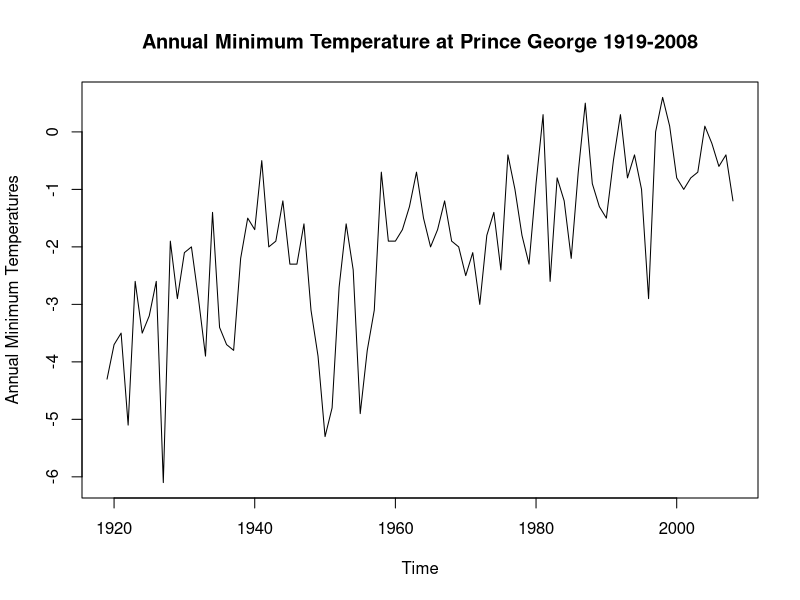
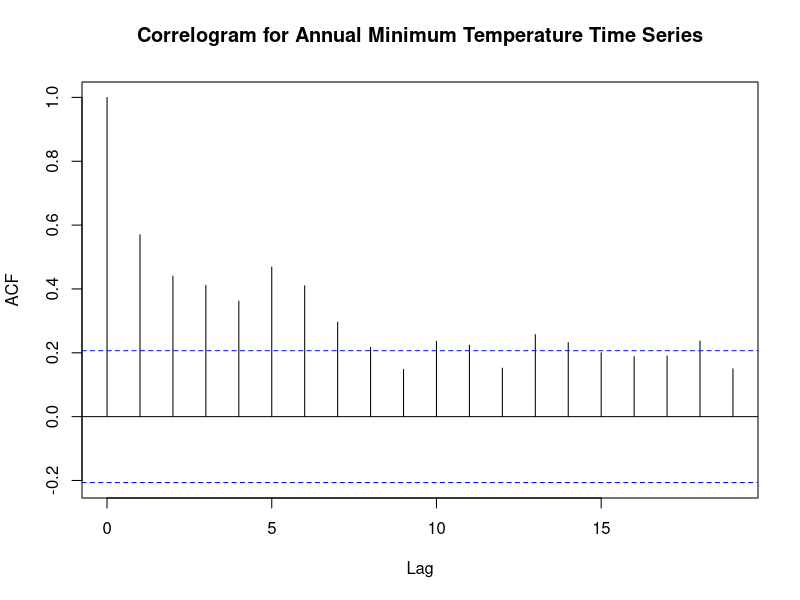
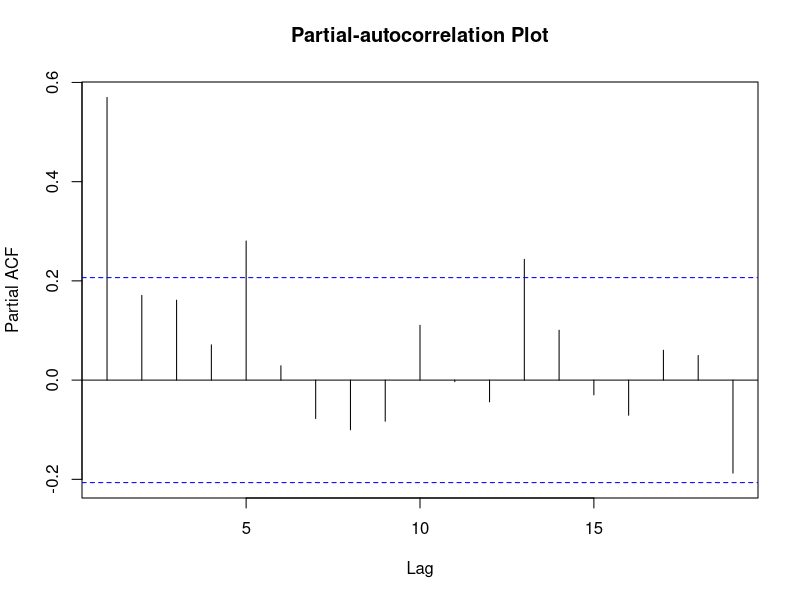

These figures' R source, in order:
## ---- chunk 1
knitr::opts_chunk$set(echo = TRUE)
library(tidyverse)
library(knitr)
library(tseries)
library(zoo)
## ---- chunk 2
data <- read.csv("TempPG.csv",header = TRUE)
annual_ts <- ts(data$Annual, start = c(1919), end = c(2008))
plot(annual_ts,
     ylab = "Annual Minimum Temperatures",
     main = "Annual Minimum Temperature at Prince George 1919-2008")
acf(annual_ts,
    main = "Correlogram for Annual Minimum Temperature Time Series")
pacf(annual_ts,
     main = "Partial-autocorrelation Plot")
## ---- chunk 3
model <- arima(annual_ts, order = c(1,0,0), include.mean = TRUE)
model
## ---- chunk 4
confint(model)
